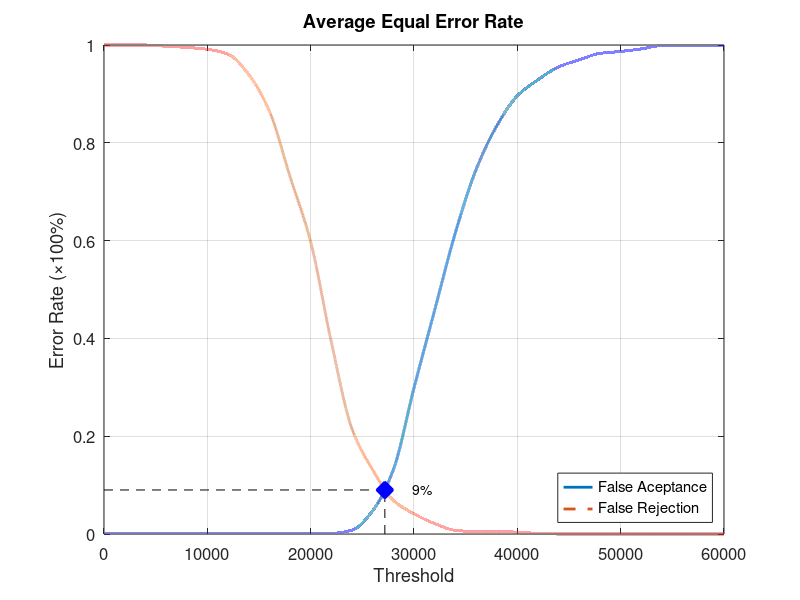
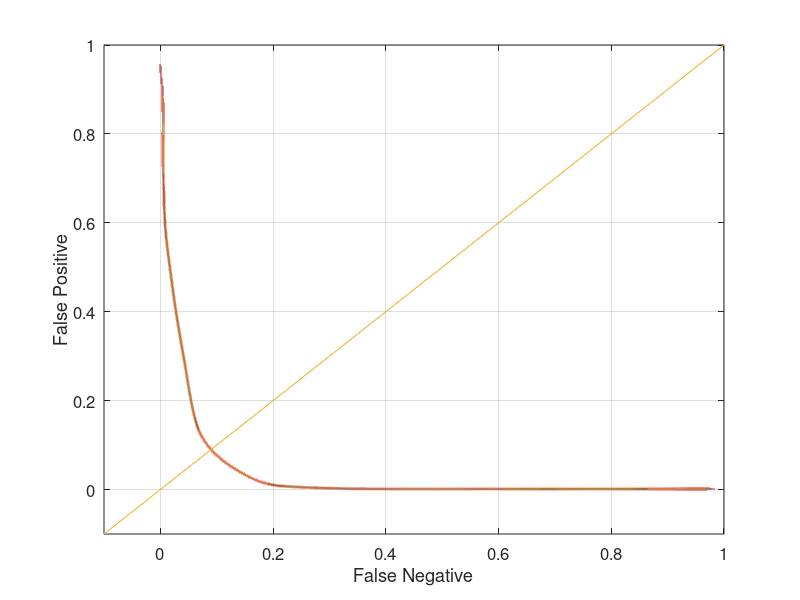

Source code (MATLAB) for these figures, in order:
function yEER = Experiment4Average
close all;
clear;
clc;
x = 0:2000:60000;
xq = 0:0.5:60000;

y0 = [0 0.00131579 0.00131579 0.00131579 0.00131579 0.00131579 0.00131579 0.00131579 0.00131579 0.00131579 0.00131579 0.00131579 0.00789474 0.0473684 0.131579 0.298684 0.457895 0.615789 0.744737 0.834211 0.896053 0.928947 0.955263 0.969737 0.982895 0.986842 0.992105 0.998684 0.998684 0.998684 1];
yy0 = interp1(x, y0, xq, 'pchip');
y1 = [1 1 1 0.9975 0.995 0.99125 0.98125 0.94 0.865 0.73125 0.5975 0.3925 0.215 0.13125 0.06875 0.04125 0.02125 0.0075 0.005 0.005 0.00375 0.00125 0 0 0 0 0 0 0 0 0];
yy1 = interp1(x, y1, xq, 'pchip');

% Calculating EER: 
y2 = abs(y0 - y1);
find(y2 == min(y2))
yy2 = abs(yy0 - yy1);
xEER = find(yy2 == min(yy2));
xEERIndex = xq(xEER) % X-axis EER
yEER = yy0(xEER) % Y-axis EER

main = figure
plot(xq, yy0,'-','LineWidth', 2);	hold on
plot(xq, yy1,'--','LineWidth', 2);	hold on
plot([xEERIndex xEERIndex], [0 yEER], 'k--');	hold on
plot([0 xEERIndex], [yEER yEER], 'k--');	hold on
plot(xEERIndex, yEER, 'bx', 'LineWidth', 10);	hold on
text(xEERIndex + 10 * xEERIndex / 100, yEER, [num2str(round((10000 * yEER)) / 100) '%'])
legend('False Aceptance', 'False Rejection', 'Location', 'SouthEast')
xlabel('Threshold')
ylabel('Error Rate (\times100%)')
title('Average Equal Error Rate')
set(gca, 'FontSize', 12)
axis([0 60000 0 1])
grid on

print(main, 'Experiment4AverageMain', '-dpng');
FNRxFPR = figure('Color', [1 1 1]);
plot(yy1, yy0, '-', yy1, yy0, 'LineWidth', 2);
hold on
y = -0.1:0.1:1
plot(y, y); 
set(gca, 'FontSize', 12)
xlabel('False Negative')
ylabel('False Positive')
axis([-0.1 1 -0.1 1])
set(gca, 'FontSize', 12)
grid on

print(FNRxFPR, 'Experiment4AverageFNRxFPR','-dpng');
end
